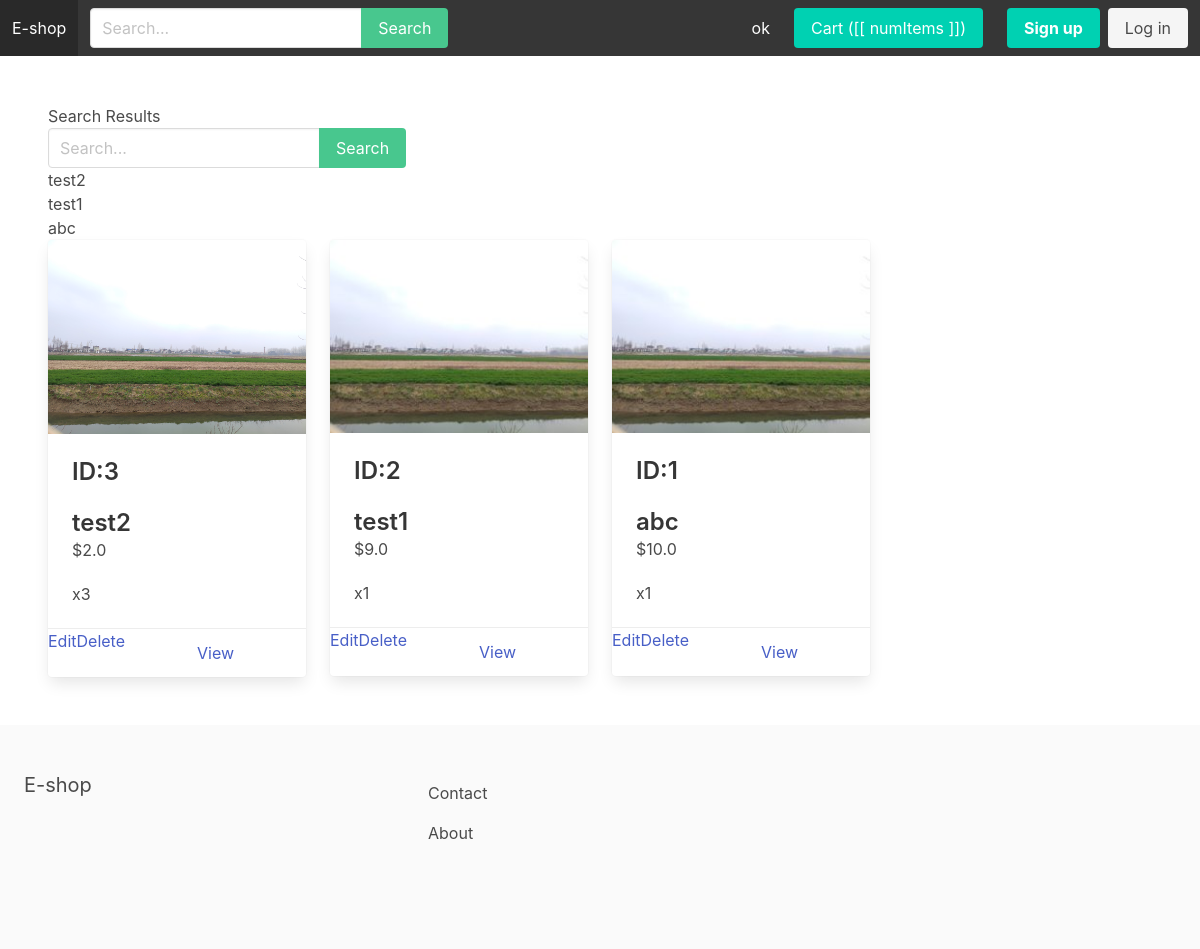
The page /search_manage/ on the database as committed earlier.
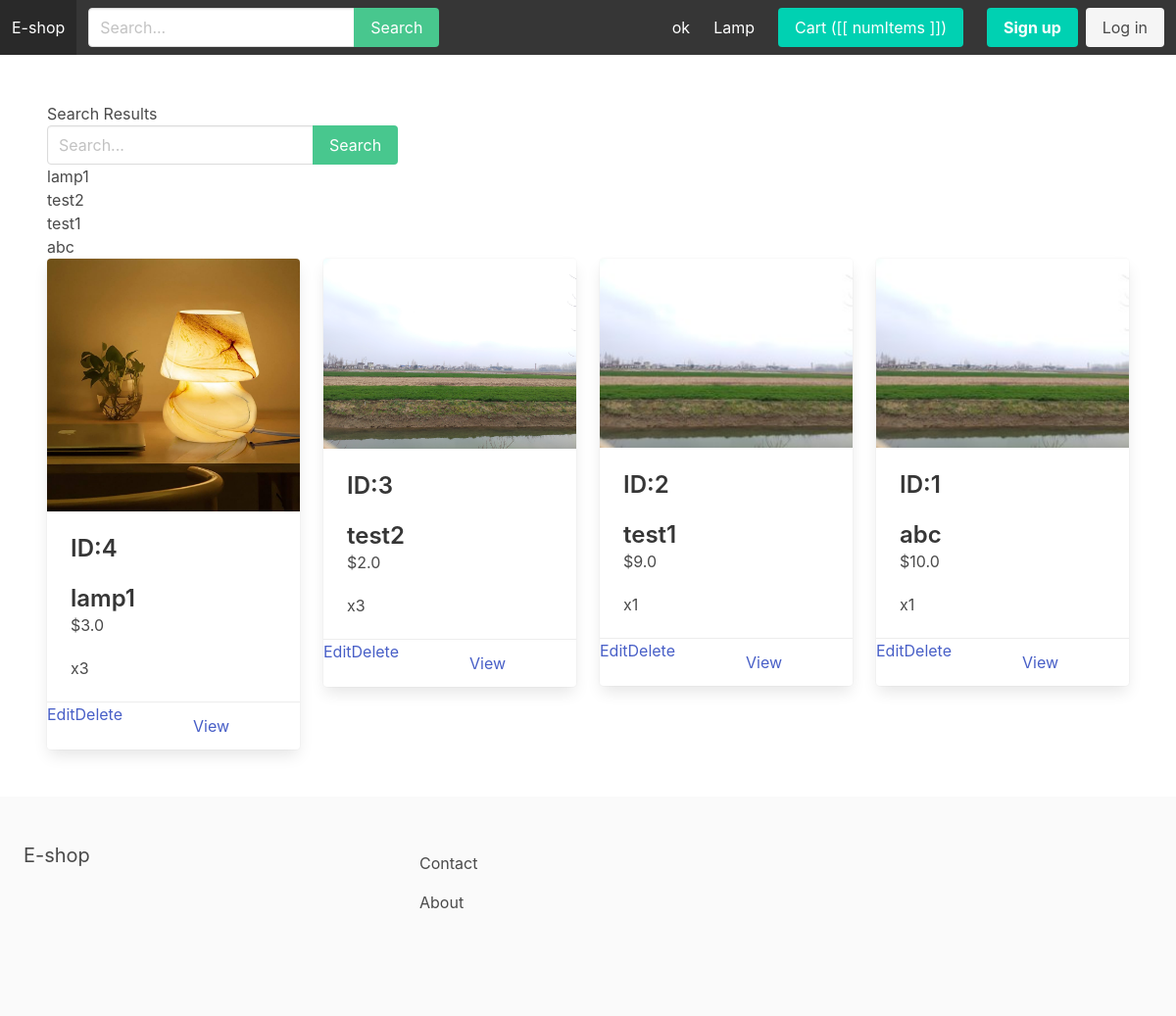
The same page on the database as committed later.
### apps/store/models.py (models this page shows, shortened)
class Category(models.Model):
    title = models.CharField(max_length=255)
    slug = models.SlugField(max_length=255)
    ordering = models.IntegerField(default=0)
    class Meta:
        verbose_name_plural = 'Categories'
        ordering = ('ordering',)

class Product(models.Model):
    category = models.ForeignKey(Category, related_name='products', on_delete=models.CASCADE)
    title = models.CharField(max_length=255)
    slug = models.SlugField(max_length=255)
    description = models.TextField(blank=True, null=True)
    price = models.FloatField()
    num_available = models.IntegerField(default=1)
    num_visits = models.IntegerField(default=0)
    last_visit = models.DateTimeField(blank=True, null=True)
    image = models.ImageField(upload_to='uploads/', blank=True, null=True)
    thumbnail = models.ImageField(upload_to='uploads/', blank=True, null=True)
    date_added = models.DateTimeField(auto_now_add=True)
    class Meta:
        ordering = ('-date_added',)
    """def save(self, *args, **kwargs):
        self.thumbnail = self.make_thumbnail(self.image)

        super().save(*args, **kwargs)"""
    def get_thumbnail(self):
        if self.thumbnail:
            return self.thumbnail.url

### apps/store/views.py (the view)
# urls.py: path('search_manage/', search_Manage, name='searchManage'),
def search_Manage(request):
    query = request.GET.get('query')  # 获取搜索关键词
    if query:
     results = Product.objects.filter(Q(title__icontains=query) | Q(id__icontains=query))
    else:
        results = Product.objects.all()  # 如果没有搜索关键词，返回所有对象
    products = results  # 将results赋值给products变量
    return render(request, 'search_manage.html', {'results': results, 'query': query, 'products': products})

### apps/cart/cart.py (called while the page is built)
    def __iter__(self):
        product_ids = self.cart.keys()
        product_clean_ids = []
        for p in product_ids:
            product_clean_ids.append(p)
            self.cart[str(p)]['product'] = Product.objects.get(pk=p)
        for item in self.cart.values():
            item['total_price'] = float(item['price']) * int(item['quantity'])
            yield item

    def get_total_length(self):
        return sum(int(item['quantity']) for item in self.cart.values())

    def get_total_cost(self):
        return sum(float(item['total_price']) for item in self)

### apps/cart/context_processors.py (called while the page is built)
def cart(request):
    return {'cart': Cart(request)}

### apps/store/context_processors.py (called while the page is built)
def menu_categories(request):
    categories = Category.objects.all()
    return {'menu_categories': categories}

### apps/store/templates/search_manage.html (shortened to what this page needs)
{% extends 'base.html' %}
{% block content %}
<h1>Search Results</h1>
<form method="get" action="{% url 'searchManage' %}">
    <div class="field has-addons">
         <div class="control">
            <input type="text" class="input" placeholder="Search..." name="query">
        </div>
        <div class="control">
            <button class="button is-success">Search</button>
        </div>
    </div>
</form>
{% if results %}
    <ul>
        {% for product in results %}
            <li>{{ product.title }}</li>
        {% empty %}
            <li>No results found.</li>
        {% endfor %}
    </ul>
{% else %}
    <p>No results found.</p>
{% endif %}
{% with products as list_products %}
        {% include 'parts/product_manage_list.html' %}
{% endwith %}
{% endblock %}

### apps/core/templates/base.html (shortened to what this page needs)
{% load static %}
<!DOCTYPE html>
<html>
	<head>
		<link rel="stylesheet" href="https://cdn.jsdelivr.net/npm/bulma@0.9.0/css/bulma.min.css">
		<link rel="stylesheet" href="{% static 'main.css' %}">
	</head>
	<body>
		<nav class="navbar is-dark" id="navbarapp">
			<div class="navbar-brand">
				<a class="navbar-item" href="{% url 'frontpage' %}">E-shop</a>
			</div>
			<div id="main-navbar" class="navbar-menu" :class="{ 'is-active': menuClass }">
				<div class="navbar-start">
					<div class="navbar-item">
						<form method="get" action="{% url 'search' %}">
							<div class="field has-addons">
								<div class="control">
									<input type="text" class="input" placeholder="Search..." name="query">
								</div>
								<div class="control">
									<button class="button is-success">Search</button>
								</div>
							</div>
						</form>
					</div>
				</div>
				<div class="navbar-end">
					{% for category in menu_categories %}
						{% if not category.children.all %}
                        	<a href="{% url 'category_detail' category.slug %}" class="navbar-item">{{ category.title }}</a>
						{% endif %}
					{% endfor %}
					<div class="navbar-item">
						<a href="{% url 'cart' %}" class="button is-primary">Cart ([[ numItems ]])</a>
					</div>
					{% if request.user.is_authenticated %}
						<div class="navbar-item">
							<a href="{% url 'myaccount' %}" class="button is-light">My account</a>
						</div>
					{% else %}
						<div class="navbar-item">
							<div class="buttons">
								<a href="{% url 'signup' %}" class="button is-primary"><strong>Sign up</strong></a>
								<a href="{% url 'login' %}" class="button is-light">Log in</a>
							</div>
						</div>
					{% endif %}
				</div>
			</div>
		</nav>
		<section class="section">
			{% block content %}
            {% endblock %}
		</section>
		<footer class="footer">
			<div class="columns">
				<div class="column is-4">
					<h2 class="subtitle">E-shop</h2>
				</div>
				<div class="column is-8">
					<a href="{% url 'contact' %}" class="navbar-item">Contact</a>
					<a href="{% url 'about' %}" class="navbar-item">About</a>
				</div>
			</div>
		</footer>
	</body>
</html>

### apps/store/templates/parts/product_manage_list.html
<div class="columns is-multiline">
        {% for p in list_products %}
            <div class="column is-3">
                <div class="card">
                    <div class="card-image">
                        <figure class="image">
                            <img src="{{ p.get_thumbnail }}">
                        </figure>
                    </div>
                    <div class="card-content">
                        <div class="media">
                            <div class="media-content">
                                <p class="title is-4">ID:{{ p.id }}</p>
                                <p class="title is-4">{{ p.title }}</p>
                                <p class="subtitle is-6">${{ p.price }}</p>
                                <p class="subtitle is-6">x{{ p.num_available }}</p>
                            </div>
                        </div>
                    </div>
                    <footer class="card-footer">
                        <a href="{% url 'editProduct' p.pk %}" class="edit-button">Edit </a>
                        <a href="{% url 'deleteProduct' p.pk %}" class="edit-button"> Delete </a>
                        <a href="{% url 'product_detail' p.category.slug p.slug %}" class="card-footer-item">View</a>
                    </footer>
                </div>
            </div>
        {% endfor %}
    </div>

Rows that differ between the two databases and show on the page:
added Category: title "Lamp"
added Product: title "lamp1", get_thumbnail (picture), id "4", price "3.0", num_available "3"
